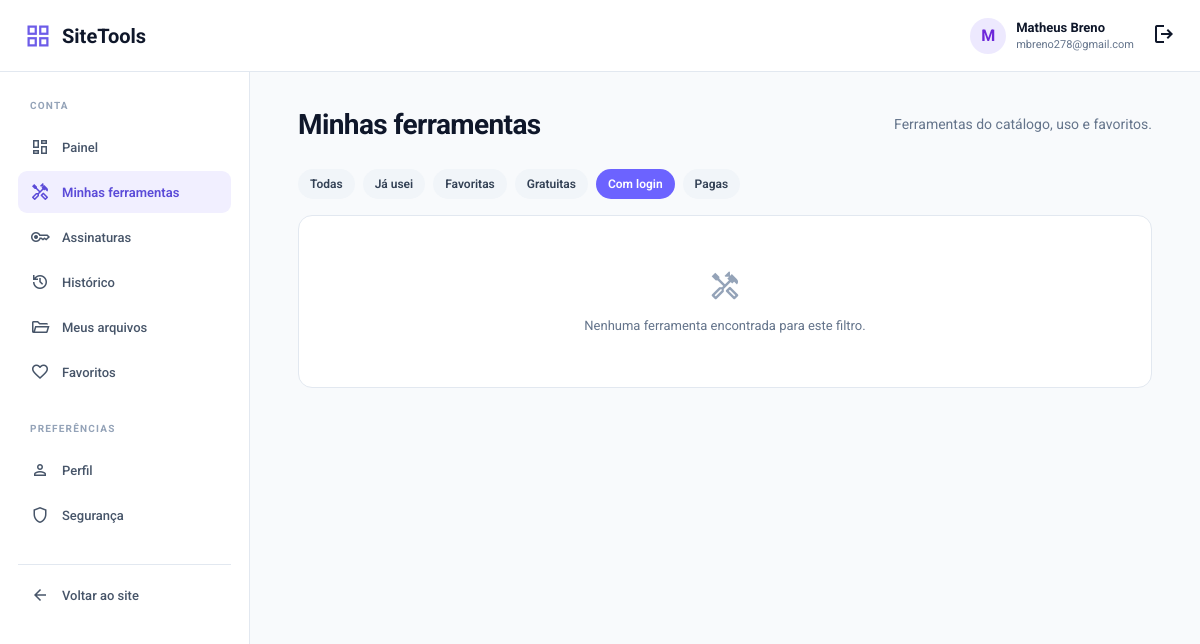
/account/tools.php?filter=login (signed in), run on an earlier commit of the app's database.
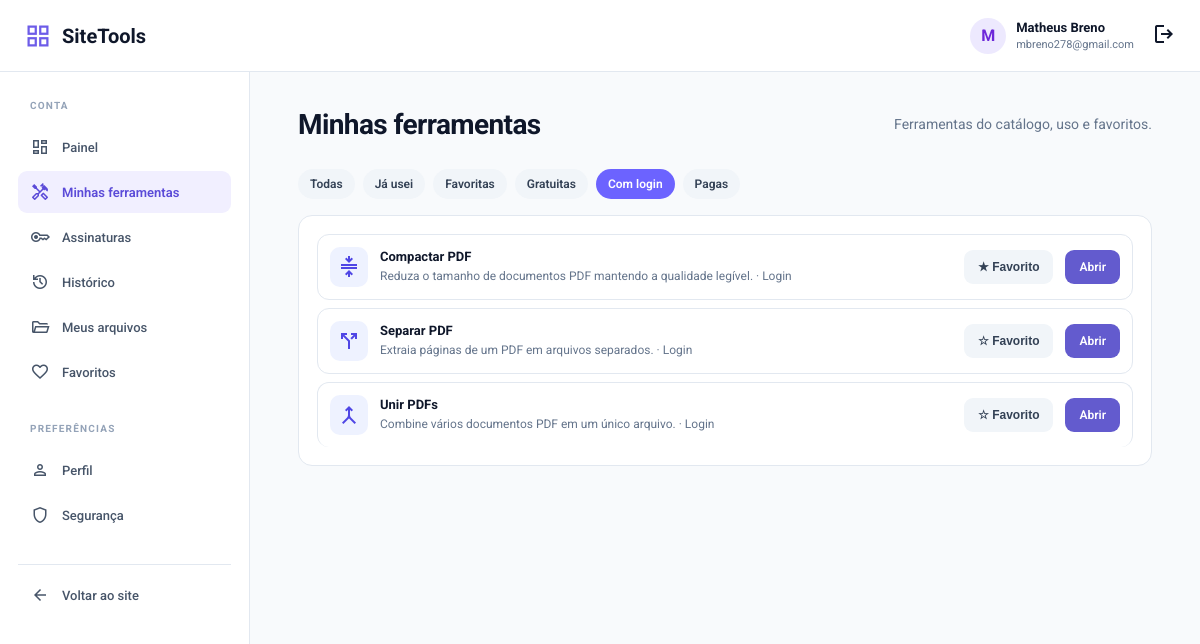
And on a later commit of the database.
### tables this page shows
CREATE TABLE IF NOT EXISTS `tools` (
  `id` int UNSIGNED NOT NULL AUTO_INCREMENT,
  `name` varchar(120) NOT NULL,
  `slug` varchar(160) NOT NULL,
  `description` varchar(255) NOT NULL,
  `category` varchar(80) NOT NULL,
  `category_id` bigint UNSIGNED DEFAULT NULL,
  `icon` varchar(80) DEFAULT 'build',
  `handler` varchar(80) NOT NULL,
  `meta_title` varchar(160) DEFAULT NULL,
  `meta_description` varchar(255) DEFAULT NULL,
  `is_active` tinyint(1) NOT NULL DEFAULT '1',
  `status` varchar(20) NOT NULL DEFAULT 'active' COMMENT 'active|development|unavailable',
  `sort_order` int NOT NULL DEFAULT '0',
  `is_featured` tinyint(1) NOT NULL DEFAULT '0',
  `is_beta` tinyint(1) NOT NULL DEFAULT '0',
  `version` varchar(20) DEFAULT NULL,
  `max_file_size` int UNSIGNED DEFAULT NULL,
  `access_type` varchar(20) NOT NULL DEFAULT 'free' COMMENT 'free|login|paid|development|unavailable',
  `created_at` timestamp NULL DEFAULT CURRENT_TIMESTAMP,
  `updated_at` timestamp NULL DEFAULT NULL ON UPDATE CURRENT_TIMESTAMP,
  PRIMARY KEY (`id`),
  UNIQUE KEY `slug` (`slug`)
);

### config/user-area.php (called while the page is built, shortened)
<?php
function user_area_e(?string $value): string
{
    return htmlspecialchars($value ?? '', ENT_QUOTES | ENT_SUBSTITUTE, 'UTF-8');
}

### account/tools.php (the view, shortened to what this page needs)
<?php
require __DIR__ . '/_bootstrap.php';
$uid = (int) $currentUser['id'];
$filter = strtolower(trim((string) ($_GET['filter'] ?? 'all')));
$sql = "SELECT t.id, t.name, t.slug, t.description, t.icon, t.access_type,
               COALESCE(r.access_mode, t.access_type) AS access_mode,
               (SELECT COUNT(*) FROM user_tool_usage u WHERE u.user_id = :uid AND u.tool_id = t.id) AS use_count,
               (SELECT MAX(u2.created_at) FROM user_tool_usage u2 WHERE u2.user_id = :uid2 AND u2.tool_id = t.id) AS last_used,
               (SELECT COUNT(*) FROM user_favorites f WHERE f.user_id = :uid3 AND f.tool_id = t.id) AS is_fav,
               (SELECT COUNT(*) FROM user_tool_access a
                 WHERE a.user_id = :uid4 AND a.tool_id = t.id AND a.status = 'active'
                   AND a.starts_at <= NOW() AND (a.expires_at IS NULL OR a.expires_at > NOW())
                   AND a.revoked_at IS NULL) AS has_access
        FROM tools t
        LEFT JOIN tool_access_rules r ON r.tool_id = t.id
        WHERE t.is_active = 1 AND t.status = 'active'";
$params = [
    'uid' => $uid,
    'uid2' => $uid,
    'uid3' => $uid,
    'uid4' => $uid,
];
if ($filter === 'used') {
    $sql .= ' AND EXISTS (SELECT 1 FROM user_tool_usage u WHERE u.user_id = :uidf AND u.tool_id = t.id)';
    $params['uidf'] = $uid;
} elseif ($filter === 'favorites') {
    $sql .= ' AND EXISTS (SELECT 1 FROM user_favorites f WHERE f.user_id = :uidf AND f.tool_id = t.id)';
    $params['uidf'] = $uid;
} elseif (in_array($filter, ['free', 'login', 'paid'], true)) {
    $sql .= ' AND COALESCE(r.access_mode, t.access_type) = :mode';
    $params['mode'] = $filter;
}
$sql .= ' ORDER BY last_used IS NULL, last_used DESC, t.name ASC LIMIT 200';
$rows = [];
try {
    $stmt = $pdo->prepare($sql);
    $stmt->execute($params);
    $rows = $stmt->fetchAll(PDO::FETCH_ASSOC) ?: [];
} catch (Throwable $e) {
    error_log('[account/tools] ' . $e->getMessage());
}
?>
<div class="ua-filters">
    <?php
    $filters = [
        'all' => 'Todas',
        'used' => 'Já usei',
        'favorites' => 'Favoritas',
        'free' => 'Gratuitas',
        'login' => 'Com login',
        'paid' => 'Pagas',
    ];
    foreach ($filters as $key => $label):
        $cls = $filter === $key ? ' ua-chip is-active' : ' ua-chip';
    ?>
        <a class="<?= $cls ?>" href="?filter=<?= user_area_e($key) ?>"><?= user_area_e($label) ?></a>
    <?php endforeach; ?>
</div>
<section class="ua-panel">
    <div class="ua-list">
        <?php if (!$rows): ?>
            <div class="ua-empty"><span class="material-symbols-outlined">handyman</span>Nenhuma ferramenta encontrada para este filtro.</div>
        <?php else: foreach ($rows as $r):
            $mode = (string) ($r['access_mode'] ?? 'free');
            $modeLabel = match ($mode) {
                'login' => 'Login',
                'paid' => 'Paga',
                'temporary' => 'Temporária',
                default => 'Grátis',
            };
            ?>
            <div class="ua-list-row">
                <div class="ua-tool-icon">
                    <span class="material-symbols-outlined"><?= user_area_e((string) ($r['icon'] ?: 'build')) ?></span>
                </div>
                <div class="ua-row-content">
                    <strong><?= user_area_e((string) $r['name']) ?></strong>
                    <small>
                        <?= user_area_e((string) ($r['description'] ?? '')) ?>
                        · <?= user_area_e($modeLabel) ?>
                    </small>
                </div>
                <button
                    type="button"
                    class="ua-button ua-button--light"
                    data-favorite-toggle="<?= (int) $r['id'] ?>"
                    data-active="<?= (int) $r['is_fav'] > 0 ? '1' : '0' ?>"
                ><?= (int) $r['is_fav'] > 0 ? '★ Favorito' : '☆ Favorito' ?></button>
                <a class="ua-button" href="../page.php?slug=<?= rawurlencode((string) $r['slug']) ?>">Abrir</a>
            </div>
        <?php endforeach; endif; ?>
    </div>
</section>

What changed in the data, as far as the page shows it:
now on this page (row edited): tools: name "Compactar PDF", description "Reduza o tamanho de documentos PDF mantendo a qualidade legível.", modeLabel "Login", shows "★ Favorito"
now on this page (row edited): tools: name "Separar PDF", description "Extraia páginas de um PDF em arquivos separados.", modeLabel "Login", shows "☆ Favorito"
now on this page (row edited): tools: name "Unir PDFs", description "Combine vários documentos PDF em um único arquivo.", modeLabel "Login", shows "☆ Favorito"
Also different on the page:
text no longer shown: "Nenhuma ferramenta encontrada para este filtro."
